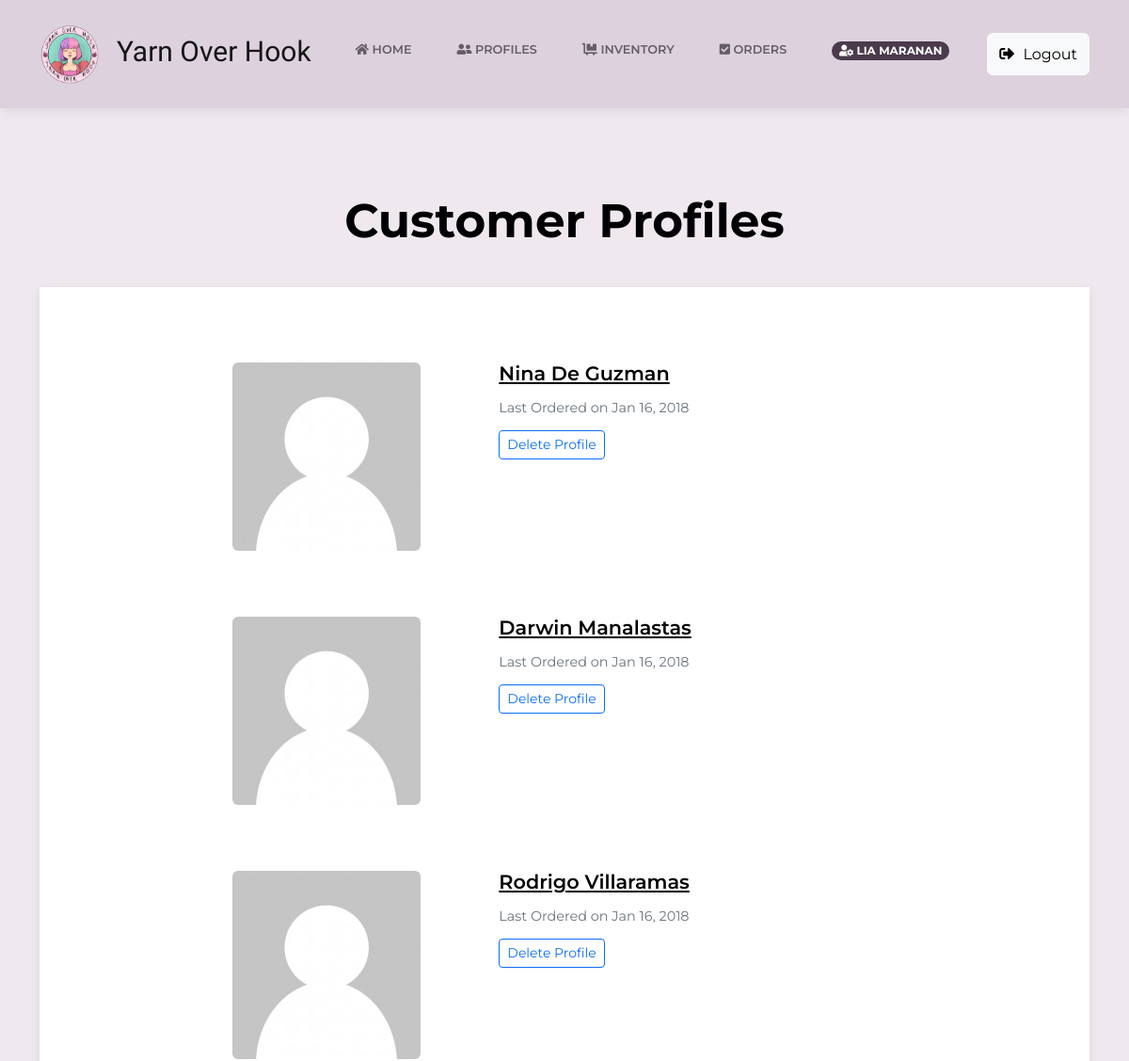
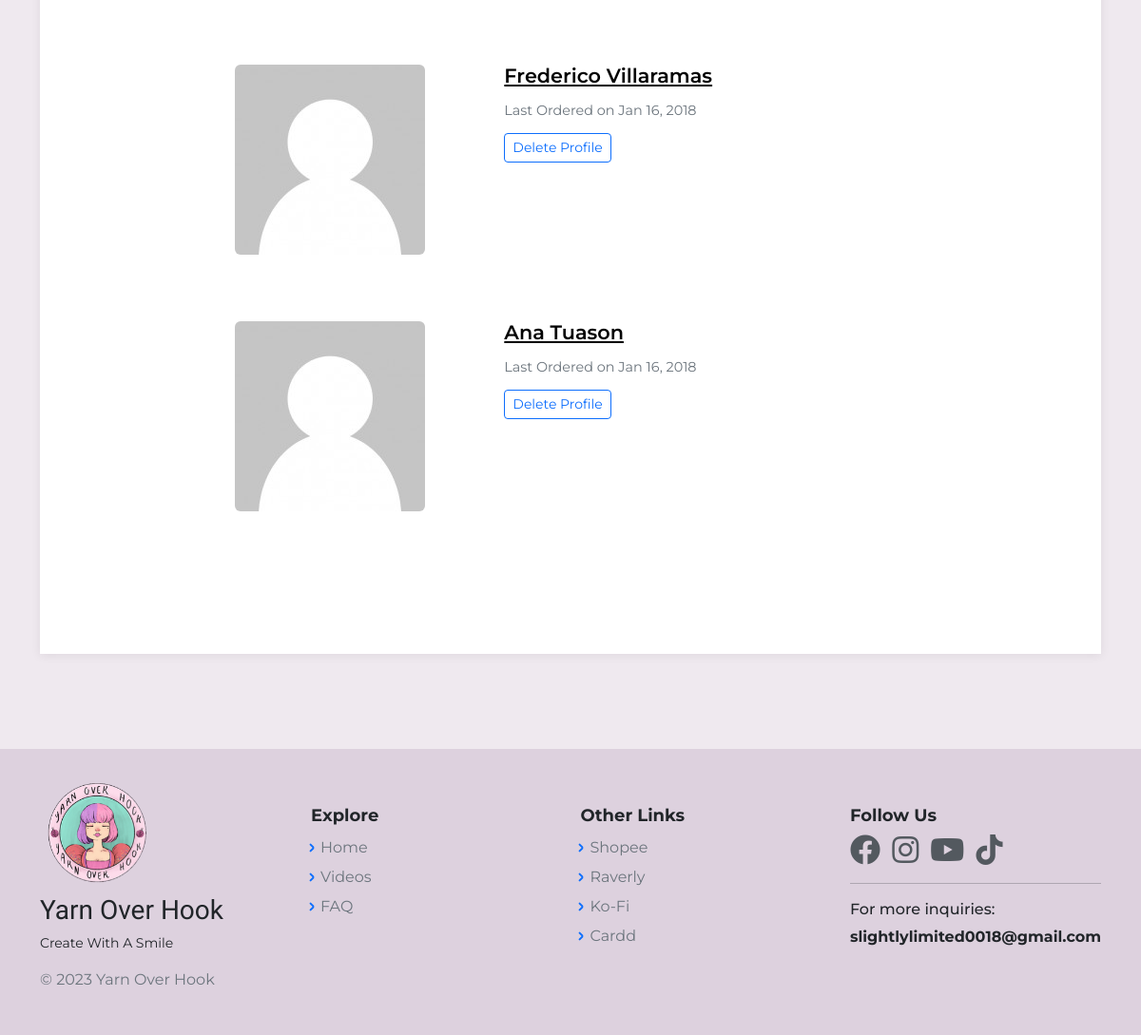
The page /CustomerProfileListAdmin.php (signed in) on the database its author committed (2 pictures, top to bottom).
### tables this page shows
CREATE TABLE `cust_profile` (
  `id` bigint(20) NOT NULL,
  `c_id` bigint(12) NOT NULL,
  `c_name` varchar(60) NOT NULL,
  `c_avatar` varchar(255) NOT NULL,
  `c_label` varchar(255) NOT NULL,
  `email` varchar(60) NOT NULL,
  `region` varchar(60) NOT NULL,
  `city` varchar(60) NOT NULL,
  `street` varchar(60) NOT NULL,
  `barangay` varchar(60) NOT NULL,
  `phone_no` varchar(20) NOT NULL,
  `zip_code` int(12) NOT NULL,
  `unit_no` int(11) NOT NULL,
  `date` timestamp NOT NULL DEFAULT current_timestamp() ON UPDATE current_timestamp(),
  `address` varchar(150) NOT NULL,
  `login_id` bigint(12) NOT NULL,
  `unique_id` int(5) NOT NULL DEFAULT 1
);

### CustomerProfileListAdmin.php (the view, shortened to what this page needs)
<?php
    include("includes/dbh.inc.php");
    require 'layouts/Header.php';
    $sql = "SELECT * FROM cust_profile ORDER BY id";
	$result = mysqli_query($con, $sql);
	$profiles = mysqli_fetch_all($result, MYSQLI_ASSOC);
?>
<body class="d-flex flex-column min-vh-100">
<?php require 'layouts/nav.php';?>
    <main class="page blog-post-list">
        <section class="clean-block clean-blog-list dark" style="background-color:#efe9ef;">
        <div class="container">
                <div class="block-heading">
                    <h2 style="margin:40px; color: black;font-size: 50px;font-weight: bold;"">Customer Profiles</h2>
                </div>
                <div class="block-content">
                <?php foreach($profiles as $profile): ?>
                    <div class="clean-blog-post">
                        <div class="row">
                            <div class="col-lg-5">
                                <img class="rounded img-fluid" src="<?php echo $profile['c_avatar']; ?>" style="margin-left:125px;">
                            </div>
                            <div class="col-lg-7">
                                <h3><a href="ProfileAccntViewAdmin.php?id=<?php echo $profile['id']; ?>" style="color:black;"><?php echo $profile['c_name']; ?></a></h3>
                                <div class="info">
                                    <span class="text-muted">Last Ordered on Jan 16, 2018&nbsp;</span>
                                </div>
                                <button class="btn btn-outline-primary btn-sm" type="button">Delete Profile</button>
                            </div>
                        </div>
                    </div>
                <?php endforeach; ?>
                </div>
            </div>
        </section>
    </main>
<?php require 'layouts/Footer.php';?>

### assets/css/main.css (style rules this page uses)
body { background-color: #efe9ef !important; padding-top: 85px; }
.container { animation: transitionInContainer 0.50s; }

### rows shown on the page
cust_profile: c_avatar (placeholder picture), c_name "Nina De Guzman"
cust_profile: c_avatar (placeholder picture), c_name "Darwin Manalastas"
cust_profile: c_avatar (placeholder picture), c_name "Rodrigo Villaramas"
cust_profile: c_avatar (placeholder picture), c_name "Frederico Villaramas"
cust_profile: c_avatar (placeholder picture), c_name "Ana Tuason"

### other values the page prints
$_SESSION['cust_name'] "LIA MARANAN"
